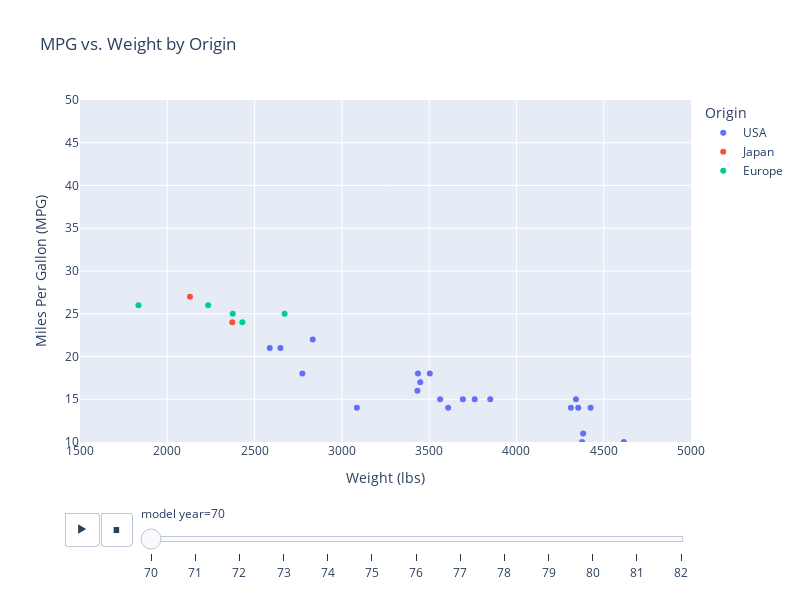

The code cell stored with this chart in its notebook:
### Markdown cell above
All the basic plotting functions in `pandas` and `plotly express` return `Figure` objects, which can be further customized using the methods available in the `plotly.graph_objects` module. We can use `update_layout` to update some parameters in the figure.

**Key Components:**

1. **Parameters**:
    - **`animation_frame='model year'`**: Animates the plot over the `model year` column, showing changes over time.

2. **`fig.update_layout`**:
    - **`xaxis_title` and `yaxis_title`**: Sets the axis titles.
    - **`xaxis_range` and `yaxis_range`**: Defines the range of the x and y axes.
    - **`legend_title_text`**: Sets the title for the legend.

### Code cell
fig = px.scatter(mpg, x='weight', y='mpg', color='origin',
                 hover_data=mpg.columns,
                 animation_frame='model year',
                 title='MPG vs. Weight by Origin',
                 labels={'weight': 'Weight (lbs)', 'mpg': 'Miles Per Gallon (MPG)'},
                 width=800, height=600)
fig.update_layout(
    xaxis_title='Weight (lbs)',
    yaxis_title='Miles Per Gallon (MPG)',
    xaxis_range=[1500, 5000],
    yaxis_range=[10, 50],
    legend_title_text='Origin',
)
fig.show()

### Figure 1 — Plotly figure (JSON) as saved in the notebook; plotly's stock layout.template omitted (floating-point values rounded to 4 significant figures; data arrays with more than 128 entries replaced by an {"elided": "..."} marker saying what was removed)
{"data": [{"customdata": {"elided": "22x7 mixed values"}, "hovertemplate": "origin=%{customdata[5]}<br>model year=%{customdata[4]}<br>Weight (lbs)=%{x}<br>Miles Per Gallon (MPG)=%{y}<br>cylinders=%{customdata[0]}<br>displacement=%{customdata[1]}<br>horsepower=%{customdata[2]}<br>acceleration=%{customdata[3]}<br>car name=%{customdata[6]}<extra></extra>", "legendgroup": "USA", "marker": {"color": "#636efa", "symbol": "circle"}, "mode": "markers", "name": "USA", "orientation": "v", "showlegend": true, "type": "scatter", "x": [3504, 3693, 3436, 3433, 3449, 4341, 4354, 4312, 4425, 3850, 3563, 3609, 3761, 3086, 2833, 2774, 2587, 2648, 4615, 4376, 4382, 4732], "xaxis": "x", "y": [18.0, 15.0, 18.0, 16.0, 17.0, 15.0, 14.0, 14.0, 14.0, 15.0, 15.0, 14.0, 15.0, 14.0, 22.0, 18.0, 21.0, 21.0, 10.0, 10.0, 11.0, 9.0], "yaxis": "y"}, {"customdata": [[4, 113, "95", 15, 70, "Japan", "toyota corona mark ii"], [4, 97, "88", 14.5, 70, "Japan", "datsun pl510"]], "hovertemplate": "origin=%{customdata[5]}<br>model year=%{customdata[4]}<br>Weight (lbs)=%{x}<br>Miles Per Gallon (MPG)=%{y}<br>cylinders=%{customdata[0]}<br>displacement=%{customdata[1]}<br>horsepower=%{customdata[2]}<br>acceleration=%{customdata[3]}<br>car name=%{customdata[6]}<extra></extra>", "legendgroup": "Japan", "marker": {"color": "#EF553B", "symbol": "circle"}, "mode": "markers", "name": "Japan", "orientation": "v", "showlegend": true, "type": "scatter", "x": [2372, 2130], "xaxis": "x", "y": [24.0, 27.0], "yaxis": "y"}, {"customdata": [[4, 97, "46", 20.5, 70, "Europe", "volkswagen 1131 deluxe sedan"], [4, 110, "87", 17.5, 70, "Europe", "peugeot 504"], [4, 107, "90", 14.5, 70, "Europe", "audi 100 ls"], [4, 104, "95", 17.5, 70, "Europe", "saab 99e"], [4, 121, "113", 12.5, 70, "Europe", "bmw 2002"]], "hovertemplate": "origin=%{customdata[5]}<br>model year=%{customdata[4]}<br>Weight (lbs)=%{x}<br>Miles Per Gallon (MPG)=%{y}<br>cylinders=%{customdata[0]}<br>displacement=%{customdata[1]}<br>horsepower=%{customdata[2]}<br>acceleration=%{customdata[3]}<br>car name=%{customdata[6]}<extra></extra>", "legendgroup": "Europe", "marker": {"color": "#00cc96", "symbol": "circle"}, "mode": "markers", "name": "Europe", "orientation": "v", "showlegend": true, "type": "scatter", "x": [1835, 2672, 2430, 2375, 2234], "xaxis": "x", "y": [26.0, 25.0, 24.0, 25.0, 26.0], "yaxis": "y"}], "layout": {"height": 600, "legend": {"title": {"text": "Origin"}, "tracegroupgap": 0}, "sliders": [{"active": 0, "currentvalue": {"prefix": "model year="}, "len": 0.9, "pad": {"b": 10, "t": 60}, "steps": [{"args": [["70"], {"frame": {"duration": 0, "redraw": false}, "fromcurrent": true, "mode": "immediate", "transition": {"duration": 0, "easing": "linear"}}], "label": "70", "method": "animate"}, {"args": [["71"], {"frame": {"duration": 0, "redraw": false}, "fromcurrent": true, "mode": "immediate", "transition": {"duration": 0, "easing": "linear"}}], "label": "71", "method": "animate"}, {"args": [["72"], {"frame": {"duration": 0, "redraw": false}, "fromcurrent": true, "mode": "immediate", "transition": {"duration": 0, "easing": "linear"}}], "label": "72", "method": "animate"}, {"args": [["73"], {"frame": {"duration": 0, "redraw": false}, "fromcurrent": true, "mode": "immediate", "transition": {"duration": 0, "easing": "linear"}}], "label": "73", "method": "animate"}, {"args": [["74"], {"frame": {"duration": 0, "redraw": false}, "fromcurrent": true, "mode": "immediate", "transition": {"duration": 0, "easing": "linear"}}], "label": "74", "method": "animate"}, {"args": [["75"], {"frame": {"duration": 0, "redraw": false}, "fromcurrent": true, "mode": "immediate", "transition": {"duration": 0, "easing": "linear"}}], "label": "75", "method": "animate"}, {"args": [["76"], {"frame": {"duration": 0, "redraw": false}, "fromcurrent": true, "mode": "immediate", "transition": {"duration": 0, "easing": "linear"}}], "label": "76", "method": "animate"}, {"args": [["77"], {"frame": {"duration": 0, "redraw": false}, "fromcurrent": true, "mode": "immediate", "transition": {"duration": 0, "easing": "linear"}}], "label": "77", "method": "animate"}, {"args": [["78"], {"frame": {"duration": 0, "redraw": false}, "fromcurrent": true, "mode": "immediate", "transition": {"duration": 0, "easing": "linear"}}], "label": "78", "method": "animate"}, {"args": [["79"], {"frame": {"duration": 0, "redraw": false}, "fromcurrent": true, "mode": "immediate", "transition": {"duration": 0, "easing": "linear"}}], "label": "79", "method": "animate"}, {"args": [["80"], {"frame": {"duration": 0, "redraw": false}, "fromcurrent": true, "mode": "immediate", "transition": {"duration": 0, "easing": "linear"}}], "label": "80", "method": "animate"}, {"args": [["81"], {"frame": {"duration": 0, "redraw": false}, "fromcurrent": true, "mode": "immediate", "transition": {"duration": 0, "easing": "linear"}}], "label": "81", "method": "animate"}, {"args": [["82"], {"frame": {"duration": 0, "redraw": false}, "fromcurrent": true, "mode": "immediate", "transition": {"duration": 0, "easing": "linear"}}], "label": "82", "method": "animate"}], "x": 0.1, "xanchor": "left", "y": 0, "yanchor": "top"}], "title": {"text": "MPG vs. Weight by Origin"}, "updatemenus": [{"buttons": [{"args": [null, {"frame": {"duration": 500, "redraw": false}, "fromcurrent": true, "mode": "immediate", "transition": {"duration": 500, "easing": "linear"}}], "label": "&#9654;", "method": "animate"}, {"args": [[null], {"frame": {"duration": 0, "redraw": false}, "fromcurrent": true, "mode": "immediate", "transition": {"duration": 0, "easing": "linear"}}], "label": "&#9724;", "method": "animate"}], "direction": "left", "pad": {"r": 10, "t": 70}, "showactive": false, "type": "buttons", "x": 0.1, "xanchor": "right", "y": 0, "yanchor": "top"}], "width": 800, "xaxis": {"anchor": "y", "domain": [0, 1], "range": [1500, 5000], "title": {"text": "Weight (lbs)"}}, "yaxis": {"anchor": "x", "domain": [0, 1], "range": [10, 50], "title": {"text": "Miles Per Gallon (MPG)"}}}}
